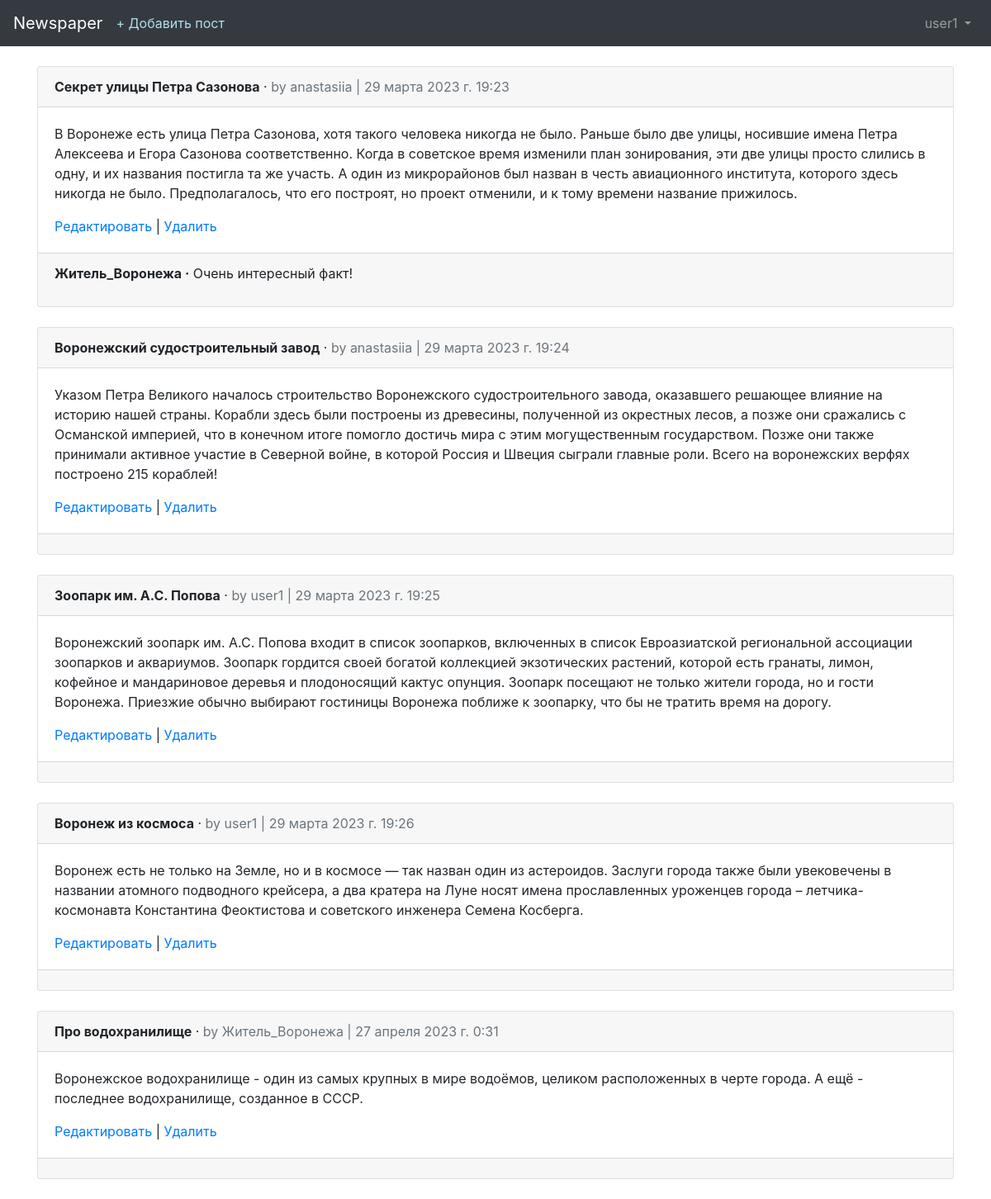
Screenshot of /articles/ (signed in) with the database file from the repository.
### users/models.py (models this page shows)
class CustomUser(AbstractUser):
    age = models.PositiveIntegerField(default=0)

### articles/models.py (models this page shows, shortened)
class Article(models.Model):
    title = models.CharField(max_length=255)
    body = models.TextField()
    date = models.DateTimeField(auto_now_add=True)
    author = models.ForeignKey(
        settings.AUTH_USER_MODEL,
        on_delete=models.CASCADE,
    )

class Comment(models.Model):
    article = models.ForeignKey(Article, on_delete=models.CASCADE, related_name='comments')
    comment = models.CharField(max_length=140)
    author = models.ForeignKey(
        settings.AUTH_USER_MODEL,
        on_delete=models.CASCADE,
    )
    def __str__(self):
        return self.comment

### articles/views.py (the view)
# urls.py: path('', views.ArticleListView.as_view(), name='article_list'),
class ArticleListView(LoginRequiredMixin, ListView):
    model = models.Article
    template_name = 'article_list.html'
    login_url = 'login'

### templates/article_list.html (shortened to what this page needs)
{% extends 'base.html' %}
{% block content %}
    {% for article in object_list %}
    <div class="card">
        <div class="card-header">
            <span class="font-weight-bold">{{ article.title }}</span> &middot;
            <span class="text-muted">by {{ article.author }} | {{ article.date }}</span>
        </div>
        <div class="card-body">
            <p>{{ article.body }}</p>
            <a href="{% url 'article_edit' article.pk %}">Редактировать</a> |
            <a href="{% url 'article_delete' article.pk %}">Удалить</a>
        </div>
        <div class="card-footer">
            {% for comment in article.comments.all %}
            <p>
                <span class="font-weight-bold">{{ comment.author }} &middot;</span>
                {{ comment }}
            </p>
            {% endfor %}
        </div>
    </div>
    <br />
    {% endfor %}
{% endblock content %}

### templates/base.html (shortened to what this page needs)
<!doctype html>
<html lang="en">
    <head>
        <link rel="stylesheet" href="https://maxcdn.bootstrapcdn.com/bootstrap/4.0.0/css/bootstrap.min.css">
    </head>
    <body>
        <nav class="navbar navbar-expand-md navbar-dark bg-dark mb-4">
            <a class="navbar-brand" href="{% url 'home' %}">Newspaper</a>
            {% if user.is_authenticated %}
            <ul class="navbar-nav mr-auto">
                <li class="nav-item"><a style="color: #B0E0E6" href="{% url 'article_new' %}">+ Добавить пост</a></li>
            </ul>
            {% endif %}
            <div class="collapse navbar-collapse" id="navbarCollapse">
                {% if user.is_authenticated %}
                <ul class="navbar-nav ml-auto">
                    <li class="nav-item">
                        <a class="nav-link dropdown-toggle" href="#" id="userMenu" data-toggle="dropdown" aria-haspopup="true" aria-expanded="false">
                            {{ user.username }}
                        </a>
                    </li>
                </ul>
                {% endif %}
            </div>
        </nav>
        <div class="container">
            {% block content %}
            {% endblock %}
        </div>
    </body>
</html>

### rows the page displays
CustomUser: username "user1"
Article: title "Секрет улицы Петра Сазонова", author "anastasiia", date "29 марта 2023 г. 19:23", body "В Воронеже есть улица Петра Сазонова, хотя такого человека никогда не было. Раньше было две улицы, носившие имена Петра Алексеева и Егора Сазонова соответственно. Когда в советское время изменили план зонирования, эти две улицы просто слились в одну, и их названия постигла та же участь. А один из микрорайонов был назван в честь авиационного института, которого здесь никогда не было. Предполагалось, что его построят, но проект отменили, и к тому времени название прижилось."
Comment: author "Житель_Воронежа", comment "Очень интересный факт!"
Article: title "Воронежский судостроительный завод", author "anastasiia", date "29 марта 2023 г. 19:24", body "Указом Петра Великого началось строительство Воронежского судостроительного завода, оказавшего решающее влияние на историю нашей страны. Корабли здесь были построены из древесины, полученной из окрестных лесов, а позже они сражались с Османской империей, что в конечном итоге помогло достичь мира с этим могущественным государством. Позже они также принимали активное участие в Северной войне, в которой Россия и Швеция сыграли главные роли. Всего на воронежских верфях построено 215 кораблей!"
Article: title "Зоопарк им. А.С. Попова", author "user1", date "29 марта 2023 г. 19:25", body "Воронежский зоопарк им. А.С. Попова входит в список зоопарков, включенных в список Евроазиатской региональной ассоциации зоопарков и аквариумов. Зоопарк гордится своей богатой коллекцией экзотических растений, которой есть гранаты, лимон, кофейное и мандариновое деревья и плодоносящий кактус опунция. Зоопарк посещают не только жители города, но и гости Воронежа. Приезжие обычно выбирают гостиницы Воронежа поближе к зоопарку, что бы не тратить время на дорогу."
Article: title "Воронеж из космоса", author "user1", date "29 марта 2023 г. 19:26", body "Воронеж есть не только на Земле, но и в космосе — так назван один из астероидов. Заслуги города также были увековечены в названии атомного подводного крейсера, а два кратера на Луне носят имена прославленных уроженцев города – летчика-космонавта Константина Феоктистова и советского инженера Семена Косберга."
Article: title "Про водохранилище", author "Житель_Воронежа", date "27 апреля 2023 г. 0:31", body "Воронежское водохранилище - один из самых крупных в мире водоёмов, целиком расположенных в черте города. А ещё - последнее водохранилище, созданное в СССР."
